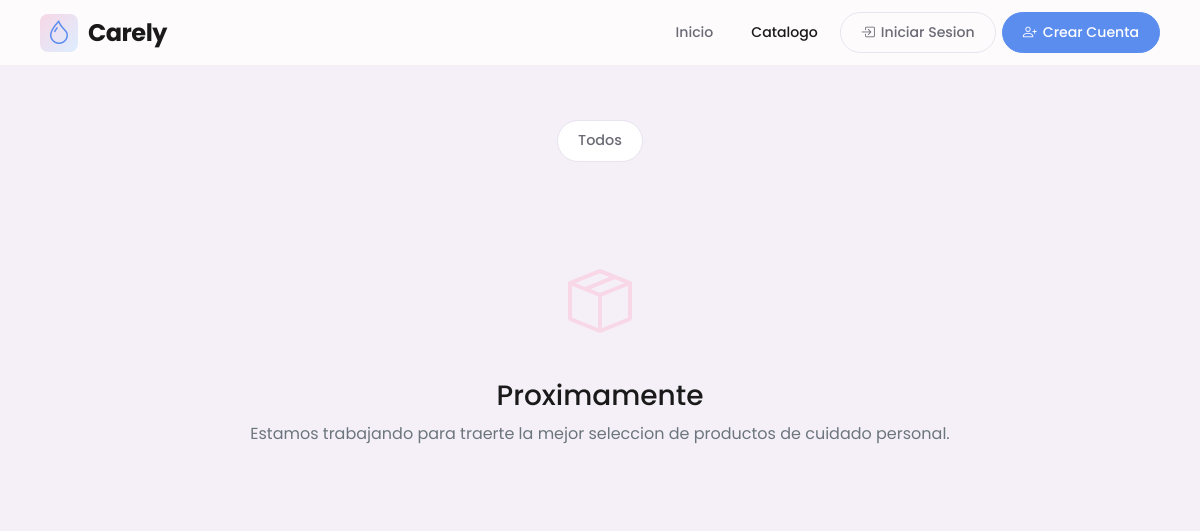
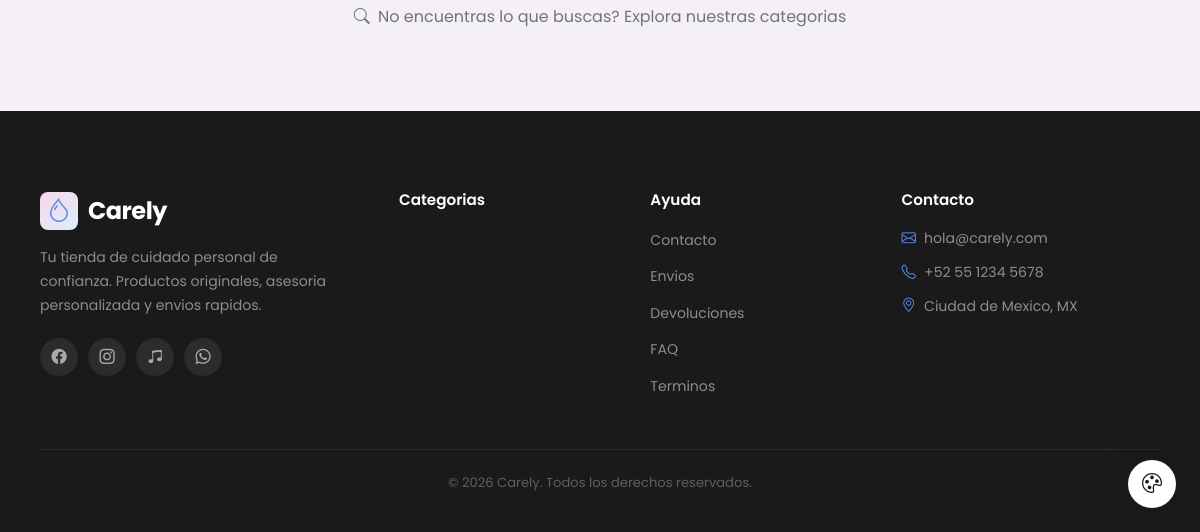
Before: /catalogo/?category=cuidado-facial with the older database file (2 pictures, top to bottom).
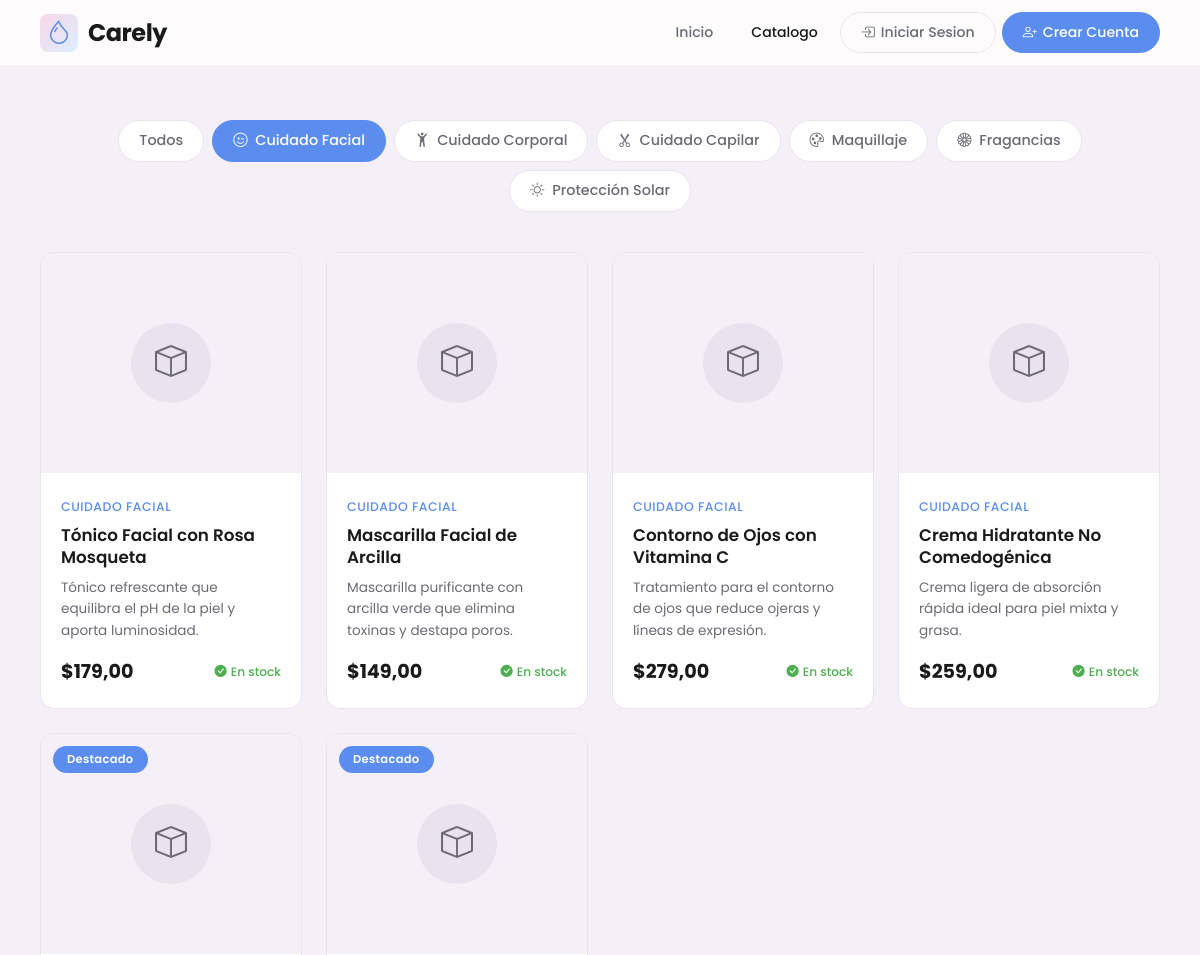
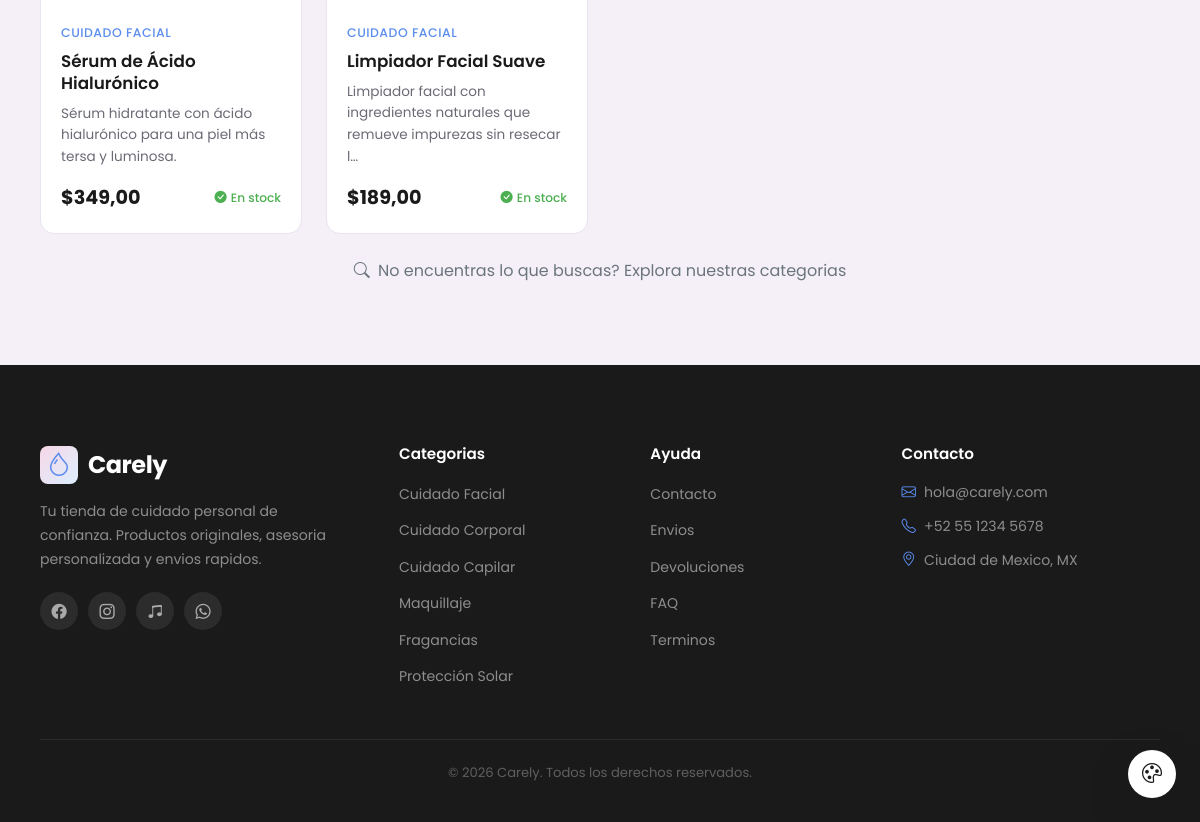
After: the same page with the newer database file (2 pictures, top to bottom).
### apps/catalog/models.py (models this page shows, shortened)
class Category(models.Model):
    name = models.CharField('nombre', max_length=100)
    description = models.TextField('descripción', blank=True)
    icon = models.CharField('icono', max_length=50, help_text='Clase de Bootstrap Icons (ej: bi-emoji-wink)')
    slug = models.SlugField('slug', unique=True, blank=True)
    image = models.ImageField('imagen', upload_to='categories/', blank=True, null=True)
    order = models.PositiveIntegerField('orden', default=0)
    is_active = models.BooleanField('activo', default=True)
    created_at = models.DateTimeField('creado', auto_now_add=True)
    updated_at = models.DateTimeField('actualizado', auto_now=True)
    class Meta:
        verbose_name = 'categoría'
        verbose_name_plural = 'categorías'
        ordering = ['order', 'name']

class Product(models.Model):
    category = models.ForeignKey(Category, on_delete=models.CASCADE, related_name='products', verbose_name='categoría')
    name = models.CharField('nombre', max_length=200)
    description = models.TextField('descripción', blank=True)
    price = models.DecimalField('precio', max_digits=10, decimal_places=2)
    image = models.ImageField('imagen', upload_to='products/', blank=True, null=True)
    slug = models.SlugField('slug', unique=True, blank=True)
    stock = models.PositiveIntegerField('stock', default=0)
    is_active = models.BooleanField('activo', default=True)
    featured = models.BooleanField('destacado', default=False)
    created_at = models.DateTimeField('creado', auto_now_add=True)
    updated_at = models.DateTimeField('actualizado', auto_now=True)
    class Meta:
        verbose_name = 'producto'
        verbose_name_plural = 'productos'
        ordering = ['-created_at']

### apps/catalog/views/catalog.py (the view)
# urls.py: path("", CatalogView.as_view(), name="home"),
class CatalogView(ListView):
    model = Product
    template_name = 'catalog/catalog.html'
    context_object_name = 'products'
    paginate_by = 12
    def get_queryset(self):
        qs = Product.objects.filter(is_active=True).select_related('category')
        category_slug = self.request.GET.get('category')
        if category_slug:
            qs = qs.filter(category__slug=category_slug)
        return qs
    def get_context_data(self, **kwargs):
        context = super().get_context_data(**kwargs)
        context['categories'] = Category.objects.filter(is_active=True)
        context['current_category'] = self.request.GET.get('category', '')
        return context

### apps/core/context_processors.py (called while the page is built)
def site_settings(request):
    return {
        'site_name': 'Carely',
        'site_description': 'Tu tienda de cuidado personal de confianza',
    }

### apps/catalog/templates/catalog/catalog.html (shortened to what this page needs)
{% extends 'base.html' %}
{% load static %}
{% block extra_css %}
<link href="{% static 'catalog/css/catalog.css' %}" rel="stylesheet">
{% endblock %}
{% block content %}
{% include 'navbar.html' %}
<section class="catalog-section" style="padding-top:120px">
    <div class="container">
        <ul class="nav nav-pills justify-content-center gap-2 category-pills" id="categoryTabs">
            <li class="nav-item">
                <a href="{% url 'catalog:home' %}" class="nav-link {% if not current_category %}active{% endif %}">
                    Todos
                </a>
            </li>
            {% for category in categories %}
            <li class="nav-item">
                <a href="{% url 'catalog:home' %}?category={{ category.slug }}" class="nav-link {% if current_category == category.slug %}active{% endif %}">
                    <i class="bi {{ category.icon }} me-1"></i>
                    {{ category.name }}
                </a>
            </li>
            {% endfor %}
        </ul>
        <div class="row g-4" id="productGrid">
            {% for product in products %}
            <div class="col-md-6 col-lg-4 col-xl-3">
                {% include 'components/card.html' with product=product card_class='h-100' %}
            </div>
            {% empty %}
            <div class="text-center py-5">
                <i class="bi bi-box-seam" style="font-size: 4rem; color: var(--clr-primary-soft);"></i>
                <h3 class="mt-4">Proximamente</h3>
                <p class="text-secondary">Estamos trabajando para traerte la mejor seleccion de productos de cuidado personal.</p>
            </div>
            {% endfor %}
        </div>
        <div class="text-center mt-4">
            <p class="text-secondary mb-0">
                <i class="bi bi-search me-1"></i>
                No encuentras lo que buscas? Explora nuestras categorias
            </p>
        </div>
    </div>
</section>
{% include 'footer.html' %}
{% endblock %}

### templates/base.html (shortened to what this page needs)
{% load static %}
<!DOCTYPE html>
<html lang="es">
<head>
    <link href="https://cdn.jsdelivr.net/npm/bootstrap@5.3.3/dist/css/bootstrap.min.css" rel="stylesheet">
    <link href="https://cdn.jsdelivr.net/npm/bootstrap-icons@1.11.3/font/bootstrap-icons.css" rel="stylesheet">
    <link href="{% static 'css/variables.css' %}" rel="stylesheet">
    <link href="{% static 'css/base.css' %}" rel="stylesheet">
    <link href="{% static 'css/layout.css' %}" rel="stylesheet">
    <link href="{% static 'css/animations.css' %}" rel="stylesheet">
    <link href="{% static 'css/theme.css' %}" rel="stylesheet">
    {% block extra_css %}{% endblock %}
</head>
<body class="{% block body_class %}{% endblock %}">
    <div class="page-wrapper">
        {% block content %}{% endblock %}
    </div>
</body>
</html>

### templates/navbar.html (shortened to what this page needs)
<nav class="c-nav" id="mainNav">
    <div class="c-nav__inner container">
        <a class="c-nav__brand" href="{% url 'core:home' %}">
            <span class="c-nav__brand-icon"><i class="bi bi-droplet"></i></span>
            <span class="brand-text">Carely</span>
        </a>
        <ul class="c-nav__links">
            {% if request.resolver_match.namespace == 'core' %}
            <li><a href="#beneficios">Beneficios</a></li>
            <li><a href="#categorias">Categorias</a></li>
            <li><a href="#por-que-carely">Por que Carely</a></li>
            {% else %}
            <li><a href="{% url 'core:home' %}">Inicio</a></li>
            <li><a href="{% url 'catalog:home' %}" style="color:var(--clr-text)">Catalogo</a></li>
            {% endif %}
            {% if user.is_authenticated %}
                {% if user.is_staff or user.is_superuser %}
            <li><a href="{% url 'core:dashboard' %}" class="c-nav__btn c-nav__btn--fill"><i class="bi bi-grid"></i> Mi Panel</a></li>
                {% else %}
            <li><a href="{% url 'catalog:home' %}" class="c-nav__btn c-nav__btn--fill"><i class="bi bi-shop"></i> Catalogo</a></li>
                {% endif %}
            <li><a href="{% url 'users:logout' %}" class="c-nav__btn c-nav__btn--outline"><i class="bi bi-box-arrow-right"></i> Cerrar Sesion</a></li>
            {% else %}
            <li><a href="{% url 'users:login' %}" class="c-nav__btn c-nav__btn--outline"><i class="bi bi-box-arrow-in-right"></i> Iniciar Sesion</a></li>
            <li><a href="{% url 'users:register' %}" class="c-nav__btn c-nav__btn--fill"><i class="bi bi-person-plus"></i> Crear Cuenta</a></li>
            {% endif %}
        </ul>
    </div>
</nav>

### templates/components/card.html
<div class="product-card{% if card_class %} {{ card_class }}{% endif %}">
    <div class="product-card__img-wrap">
        {% if product.image %}
        <img src="{{ product.image.url }}" alt="{{ product.name }}" class="product-card__img">
        {% else %}
        <div class="product-image-placeholder" style="margin:auto;position:relative;top:50%;transform:translateY(-50%);">
            <i class="bi bi-box"></i>
        </div>
        {% endif %}
        {% if product.featured %}
        <span class="product-card__badge">Destacado</span>
        {% endif %}
    </div>
    <div class="product-card__body">
        <span class="product-card__cat">{{ product.category.name }}</span>
        <h3 class="product-card__name">{{ product.name }}</h3>
        {% if product.description %}
        <p class="product-card__desc">{{ product.description|truncatechars:80 }}</p>
        {% endif %}
        <div class="product-card__footer">
            <span class="product-card__price">${{ product.price|floatformat:2 }}</span>
            {% if product.stock > 0 %}
            <span class="product-card__stock"><i class="bi bi-check-circle-fill"></i> En stock</span>
            {% else %}
            <span class="product-card__stock" style="color:var(--clr-text-2);"><i class="bi bi-x-circle-fill"></i> Agotado</span>
            {% endif %}
        </div>
    </div>
</div>

### templates/footer.html
<footer class="c-footer">
    <div class="container">
        <div class="footer-grid">
            <div class="footer-brand">
                <div class="c-nav__brand" style="margin-bottom:16px">
                    <span class="c-nav__brand-icon"><i class="bi bi-droplet"></i></span>
                    <span class="brand-text" style="color:#fff">Carely</span>
                </div>
                <p>Tu tienda de cuidado personal de confianza. Productos originales, asesoria personalizada y envios rapidos.</p>
                <div class="footer-social">
                    <a href="#" aria-label="Facebook"><i class="bi bi-facebook"></i></a>
                    <a href="#" aria-label="Instagram"><i class="bi bi-instagram"></i></a>
                    <a href="#" aria-label="TikTok"><i class="bi bi-music-note-beamed"></i></a>
                    <a href="#" aria-label="WhatsApp"><i class="bi bi-whatsapp"></i></a>
                </div>
            </div>
            <div class="footer-col">
                <h5>Categorias</h5>
                <ul>
                    {% for category in categories %}
                    <li><a href="#">{{ category.name }}</a></li>
                    {% endfor %}
                </ul>
            </div>
            <div class="footer-col">
                <h5>Ayuda</h5>
                <ul>
                    <li><a href="#">Contacto</a></li>
                    <li><a href="#">Envios</a></li>
                    <li><a href="#">Devoluciones</a></li>
                    <li><a href="#">FAQ</a></li>
                    <li><a href="#">Terminos</a></li>
                </ul>
            </div>
            <div class="footer-col">
                <h5>Contacto</h5>
                <ul class="footer-contact">
                    <li><i class="bi bi-envelope"></i> hola@carely.com</li>
                    <li><i class="bi bi-telephone"></i> +52 55 1234 5678</li>
                    <li><i class="bi bi-geo-alt"></i> Ciudad de Mexico, MX</li>
                </ul>
            </div>
        </div>
        <div class="footer-bottom">
            <p>&copy; {% now "Y" %} Carely. Todos los derechos reservados.</p>
        </div>
    </div>
</footer>

### static/css/variables.css (style rules this page uses)
:root { --clr-primary: #E8609B; --clr-primary-soft:#F8D7E6; --clr-secondary: #5B8DEF; --clr-secondary-soft:#DCEEFF; --clr-bg: #FEFCFD; --clr-bg-2: #F5F0F8; --clr-text: #1A1A1A; --clr-text-2: #6B6B76; --clr-border: #E8E3EE; --clr-card: #FFFFFF; --accent: #5B8DEF; --accent-soft: #DCEEFF; --ff-serif: 'Poppins', system-ui, sans-serif; --ff-sans: 'Poppins', system-ui, sans-serif; --section-py: clamp(60px, 8vw, 120px); --sh-sm: 0 2px 8px rgba(0,0,0,.04); --sh-md: 0 8px 30px rgba(0,0,0,.07); --sh-lg: 0 16px 60px rgba(0,0,0,.09); --sh-xl: 0 24px 80px rgba(0,0,0,.11); --r-sm: 8px; --r-md: 14px; --r-lg: 22px; --r-xl: 32px; --r-pill: 100px; --ease: cubic-bezier(.4, 0, .2, 1); --ease-bounce: cubic-bezier(.34, 1.56, .64, 1); --color-primary: var(--clr-card); --color-secondary: var(--clr-primary-soft); --color-accent: var(--clr-secondary-soft); --color-button: var(--clr-secondary); --color-button-hover: #4A7BE0; --color-text: var(--clr-text); --color-text-secondary: var(--clr-text-2); --color-bg-soft: var(--clr-bg-2); --color-border: var(--clr-border); --color-success: #4CAF50; --font-primary: var(--ff-sans); --transition: all .3s var(--ease); }

### static/css/base.css (style rules this page uses)
*, *::before, *::after { box-sizing: border-box; margin: 0; padding: 0; }
html { scroll-behavior: smooth; -webkit-text-size-adjust: 100%; }
body { font-family: var(--ff-sans); color: var(--clr-text); background: var(--clr-bg); transition: background-color .6s var(--ease); line-height: 1.65; -webkit-font-smoothing: antialiased; -moz-osx-font-smoothing: grayscale; overflow-x: hidden; }
a { text-decoration: none; color: inherit; }
ul { list-style: none; }
.page-wrapper { overflow: hidden; }
.container { width: 100%; max-width: 1280px; margin: 0 auto; padding: 0 clamp(16px, 4vw, 40px); }

### static/css/theme.css (style rules this page uses)
body, .hero, .c-section--white, .c-section--soft, .benefits-section, .why-section, .catalog-section, .dashboard-page { transition: background-color .6s var(--ease); }

### apps/catalog/static/catalog/css/catalog.css (style rules this page uses)
.catalog-section { background: var(--clr-bg-2); transition: background-color .6s var(--ease); padding: 120px 0 80px; }
.catalog-section .category-pills { padding-bottom: 40px; }
.category-pills .nav-link { color: var(--clr-text-2); border: 1px solid var(--clr-border); border-radius: var(--r-pill); padding: 8px 20px; font-size: .9rem; font-weight: 500; transition: all .3s var(--ease); cursor: pointer; background: var(--clr-card); }
.category-pills .nav-link.active { background: var(--accent); border-color: var(--accent); color: #fff; }

Changed rows visible on the page:
added Category: name "Cuidado Facial", slug "cuidado-facial" (drawn)
added Category: name "Cuidado Corporal"
added Category: name "Cuidado Capilar"
added Category: name "Maquillaje"
added Category: name "Fragancias"
added Category: name "Protección Solar"
added Product: category.name "CUIDADO FACIAL", name "Tónico Facial con Rosa Mosqueta", description "Tónico refrescante que equilibra el pH de la piel y aporta luminosidad.", price "179,00", stock 22 (drawn)
added Product: category.name "CUIDADO FACIAL", name "Mascarilla Facial de Arcilla", description "Mascarilla purificante con arcilla verde que elimina toxinas y destapa poros.", price "149,00", stock 40 (drawn)
added Product: category.name "CUIDADO FACIAL", name "Contorno de Ojos con Vitamina C", description "Tratamiento para el contorno de ojos que reduce ojeras y líneas de expresión.", price "279,00", stock 12 (drawn)
added Product: category.name "CUIDADO FACIAL", name "Crema Hidratante No Comedogénica", description "Crema ligera de absorción rápida ideal para piel mixta y grasa.", price "259,00", stock 30 (drawn)
added Product: featured "Destacado", category.name "CUIDADO FACIAL", name "Sérum de Ácido Hialurónico", description "Sérum hidratante con ácido hialurónico para una piel más tersa y luminosa.", price "349,00", stock 18 (drawn)
added Product: featured "Destacado", category.name "CUIDADO FACIAL", name "Limpiador Facial Suave", description "Limpiador facial con ingredientes naturales que remueve impurezas sin resecar l…", price "189,00", stock 25 (drawn)
Other visible differences:
text no longer shown: "Proximamente Estamos trabajando para traerte la mejor seleccion de productos de cuidado personal."
